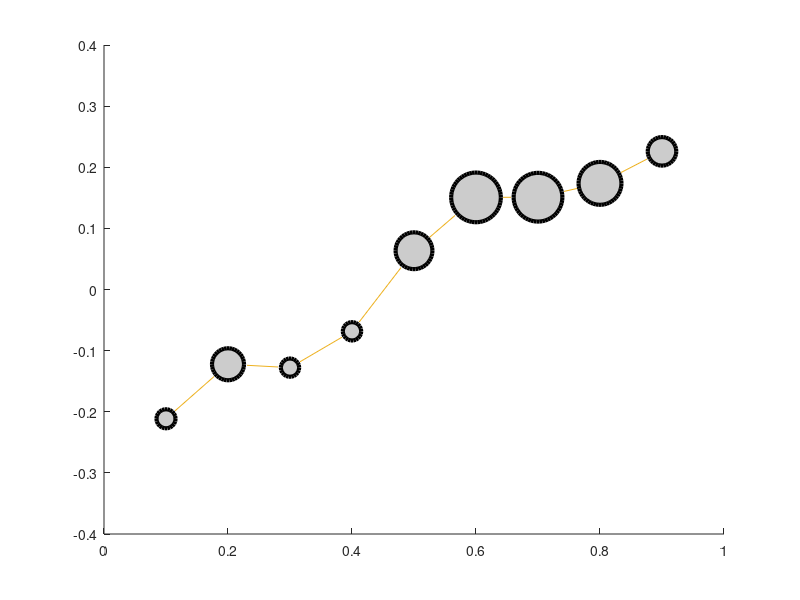

The MATLAB script that drew this image: (Note: this script raises an error after producing the figure.)
%% HOMeostasis UNCertainty
% this script MODELs the data
% clean up 2024.05.04 by christoph.w.korn@gmail.com
clear
close all


%% directories & selection/deletion options
fs              = filesep;
which_sample    = 1; % 1=behavioral sample; 2=fMRI sample
dir_base        = pwd;
dir_scripts     = 'HOMUNC_scripts_v2';
cd([dir_base])


%% samples with transformed data
% B is the second step for the behavioral data: transformation
if which_sample == 1
    DATA = load('HOMUNC_data_beh_B_pilot_v1.mat');
elseif which_sample == 2
    DATA = load('HOMUNC_data_beh_B_fMRI_v1.mat');
end


%% some model-free plots
fosi1   = 16;
lw      = 3;
lw2     = 1.5;
% y_ticktock = [0:0.5:1];
% y_ticklimi = [0 1];

x_ticklimi = [0 1];
        
w_col = 22;
% w_col = 10; % 11
% y_ticktock = [600:200:1200];
% y_ticklimi = [600 1200];
y_ticktock = -0.4:0.2:1;
y_ticklimi = [-0.4 1];

% % bigger plots
% a = DATA.rule_sumi;
% mean_a = mean( a );
% sem_a  = std( a ) / sqrt( size( a, 1 ) );
% figure
% errorbar( mean_a, sem_a )

figure
x = 0.1:0.1:0.9;

a = squeeze(DATA.rule_all_56(2:10,w_col,:))';
mean_a = mean( a );
sem_a  = std( a ) / sqrt( size( a, 1 ) );

b = DATA.sumi_all_56(:,2:10);
mean_b = mean( b );
sem_b  = std( b ) / sqrt( size( b, 1 ) );


hold on
y = mean_a;
for i_p = 1:size(x,2)
    plot(x(1,i_p),y(1,i_p),'-o','MarkerSize',mean_b(1,i_p),'MarkerEdgeColor','black','MarkerFaceColor',[0.8 0.8 0.8],'LineWidth',lw);    
end
errorbar( x, mean_a, sem_a )


a = squeeze(DATA.rule_WWS_54(2:10,w_col,:))';
mean_a = nanmean( a );
sem_a  = nanstd( a ) / sqrt( size( a, 1 ) );

b = DATA.sumi_WWS_54(:,2:10);
mean_b = mean( b );
sem_b  = std( b ) / sqrt( size( b, 1 ) );


y = mean_a;
for i_p = 1:size(x,2)
    plot(x(1,i_p),y(1,i_p),'-o','MarkerSize',mean_b(1,i_p),'MarkerEdgeColor','black','MarkerFaceColor',[0.8 0.8 0.8],'LineWidth',lw);    
end
errorbar( x, mean_a, sem_a )


a = squeeze(DATA.rule_one_14(2:10,w_col,:))';
mean_a = nanmean( a );
sem_a  = nanstd( a ) / sqrt( size( a, 1 ) );

b = DATA.sumi_one_14(:,2:10);
mean_b = mean( b );
sem_b  = std( b ) / sqrt( size( b, 1 ) );
y = mean_a;
for i_p = 1:size(x,2)
    plot(x(1,i_p),y(1,i_p),'-o','MarkerSize',mean_b(1,i_p),'MarkerEdgeColor','black','MarkerFaceColor',[0.8 0.8 0.8],'LineWidth',lw);    
end
errorbar( x, mean_a, sem_a )

% axes etc.
title(['sample ' num2str(which_sample) ' 56'])
set(gca,'LineWidth', lw2, 'YLim', y_ticklimi, 'YTick', y_ticktock , 'XLim', x_ticklimi, 'FontName', 'Arial', 'FontSize', fosi1)

% plot(x(1,i_p),y(1,i_p),'-o','MarkerSize',m(1,i_p),'MarkerEdgeColor','black','MarkerFaceColor',[0.8 0.8 0.8],'LineWidth',lw);
% % Empirical: markers: mean data
%     for i_p = 1:size(x,2)
%         erplot = plot(x(1,i_p),y(1,i_p),'-o','MarkerSize',m(1,i_p),'MarkerEdgeColor','black','MarkerFaceColor',[0.8 0.8 0.8],'LineWidth',lw);
%         hold on
%     end
%     % error bars of data
%     plot([x; x], [y-err; y+err], '-k','LineWidth',2)


a = squeeze(DATA.rule_all_56(2:10,22,:))';
mean_a = mean( a );
sem_a  = std( a ) / sqrt( size( a, 1 ) );
figure
errorbar( mean_a, sem_a )
title(['sample ' num2str(which_sample) ' 56'])
xlim([0.5 10.5])
hold on 
a = squeeze(DATA.rule_WWS_54(2:10,22,:))';
mean_a = nanmean( a );
sem_a  = nanstd( a ) / sqrt( size( a, 1 ) );
errorbar( mean_a, sem_a )
a = squeeze(DATA.rule_one_14(2:10,22,:))';
mean_a = nanmean( a );
sem_a  = nanstd( a ) / sqrt( size( a, 1 ) );
errorbar( mean_a, sem_a )
plot( zeros(1,9) )



figure; scatter(DATA.data_R(:,22),DATA.data_R(:,14))
figure; scatter(DATA.data_R(:,22),DATA.data_R(:,54))
figure; scatter(DATA.data_R(:,22),DATA.data_R(:,56))

figure; scatter(DATA.data_R(:,22),DATA.data_R(:,10))
% figure; scatter(DATA.data_R(:,22),DATA.data_R(:,10).^2)


hist_daen_mean = mean( DATA.hist_daen, 3 );
figure; imagesc( hist_daen_mean )

[r,p] = corr( DATA.data_R(:,[22,14,54,56]));
figure; imagesc( r )
% blub

%% loop for analyses
if which_sample == 1
    
    mod_index_1 = [22,14,13,25,6,37,7,17,20,24,40,41,54,56]; % 55,
    mod_index_2 = [22,14,13,25,6,37,7,17,20,24,40,41,   56];
    
elseif which_sample == 2
    
    mod_index_1 = [22,14,13,25,6,37,7,17,20,24,40,41,54,56]; % 18 not included here
    mod_index_2 = [22,14,13,25,6,37,7,17,20,24,40,41,   56];
  
end

mod_index_1_plus    = [mod_index_1, 47,48,46,26,11];
mod_header_1      = DATA.header_columns( 1, mod_index_1 );
mod_header_1_plus = DATA.header_columns( 1, mod_index_1_plus );



delete_yn = 0;

for i_sub = 1:DATA.n_sub
    
    clear d
    d = DATA.data_back{ i_sub };
        
    d_answer(i_sub,1) = nanmean( d(:,11) );
    d_answer(i_sub,2) = d_answer(i_sub,1)>0.7  | d_answer(i_sub,1)<0.3;
    d_answer(i_sub,3) = d_answer(i_sub,1)>0.85 | d_answer(i_sub,1)<0.15;
    
    %% imortant here deletino of trials
    hori_del = 2;
    if delete_yn == 1        
        % only high or low wins
        % d( d(:,18) == 1, : ) = [];
        % higher number of days
        % d( d(:,17) ~= hori_del, : ) = [];
    end
    
    %% one modulator
    for i_mod = 1:size( mod_index_1, 2 )       
        
        x_regress_1                         = [ d(:,mod_index_1( i_mod )) ];
        y_regress_1                         = d(:,11) + 1;
        [reg_B_1 , reg_dev_1, reg_stats_1]  = mnrfit(x_regress_1, y_regress_1);
        SUB_B_1{i_mod}(i_sub, :)            = reg_B_1';
        SUB_p_1{i_mod}(i_sub, :)            = reg_stats_1.p';
        SUB_reg_dev_1(i_sub, i_mod)         = reg_dev_1;
        R0_1                                = corrcoef(x_regress_1);
        VIF_1{i_mod}(i_sub,:)               = diag(inv(R0_1))';
        
        AIC_1(i_sub, i_mod)                 = SUB_reg_dev_1(i_sub, i_mod) + 1*2; % Akaike Information Criterion
        BIC_1(i_sub, i_mod)                 = SUB_reg_dev_1(i_sub, i_mod) + 1*2*log( size(y_regress_1,1) ); % Bayesian Information Criterion: %% CORRECT BIC
        SIZE_check_1(i_sub, i_mod)          = size(y_regress_1,1);
        
    end % for i_mod
    
    %% two modulators
    for i_mod = 1:size( mod_index_2, 2 )        
        
        if which_sample == 1
            x_regress_2                         = [ d(:,54), d(:,mod_index_2( i_mod )) ]; % [ d(:,14), d(:,mod_index_2( i_mod )) ];
%             x_regress_2                         = [ d(:,14), d(:,mod_index_2( i_mod )) ]; % [ d(:,14), d(:,mod_index_2( i_mod )) ];
        elseif which_sample == 2
            x_regress_2                         = [ d(:,54), d(:,mod_index_2( i_mod )) ]; % [ d(:,22), d(:,mod_index_2( i_mod )) ];
        end
        
        y_regress_2                         = d(:,11) + 1;
        [reg_B_2 , reg_dev_2, reg_stats_2]  = mnrfit(x_regress_2, y_regress_2);
        SUB_B_2{i_mod}(i_sub, :)            = reg_B_2';
        SUB_p_2{i_mod}(i_sub, :)            = reg_stats_2.p';
        SUB_reg_dev_2(i_sub, i_mod)         = reg_dev_2;
        R0_2                                = corrcoef(x_regress_2);
        VIF_2{i_mod}(i_sub,:)               = diag(inv(R0_2))';
        
        AIC_2(i_sub, i_mod)                 = SUB_reg_dev_2(i_sub, i_mod) + 1*3; % Akaike Information Criterion
        BIC_2(i_sub, i_mod)                 = SUB_reg_dev_2(i_sub, i_mod) + 1*3*log( size(y_regress_2,1) ); % Bayesian Information Criterion: %% CORRECT BIC
        SIZE_check_2(i_sub, i_mod)          = size(y_regress_2,1);
        
    end % for i_mod
    
   
    
    %% RTs in subscript
%     homunc_RTs_v2 % to-be-changed
%     homunc_RTs_v3
    
    %% SPLIT
%     HOMUNC_split_v1
    
    %% do correlations
    [c_r(:,:,i_sub), c_p(:,:,i_sub)] = corr( d(:,mod_index_1_plus) );
    
end % for i_sub

%% mean parameters for all one- & two-variable models 
% these are needed for calculating uncertainties & discrepancies
% here they are calculated within the respective sample
% but they can also be taken from the behavioral sample for the fMRI sample
for i_mod = 1:size( SUB_B_1, 2 )
    
    SUB_B_1_mean(i_mod,:) = mean( SUB_B_1{i_mod} ); 
    
end
for i_mod = 1:size( SUB_B_2, 2 )
    
    SUB_B_2_mean(i_mod,:) = mean( SUB_B_2{i_mod} ); 
    
end











addpath('/home/sergej/spm12')

%% model comparison plots fomr HOMPRED
range_1 = 1:size(mod_index_1,2);
BIC_sum_1 = sum( BIC_1 );
BIC_fixed_plot_v1( BIC_sum_1(:,range_1), 'FIRST models' )
PXP_1 = PXP_random_plot_v1( -BIC_1(:,range_1)/2, 'FIRST models' );

range_2 = 1:size(mod_index_2,2);
BIC_sum_2 = sum( BIC_2 );
BIC_fixed_plot_v1( BIC_sum_2(:,range_2), 'SECOND models' )
PXP_2 = PXP_random_plot_v1( -BIC_2(:,range_2)/2, 'SECOND models' );


% range_3 = 1:size(mod_index_3,2);
% BIC_sum_3 = sum( BIC_3 );
% BIC_fixed_plot_v1( BIC_sum_3(:,range_3), 'THIRD models' )
% PXP_3 = PXP_random_plot_v1( -BIC_3(:,range_3)/2, 'THIRD models' );

BIC_comp_1_2 = [BIC_1(:,1), BIC_2(:,1)];
BIC_sum_comp_1_2 = sum( BIC_comp_1_2 );
BIC_fixed_plot_v1( BIC_sum_comp_1_2, 'FIRST vs SECOND models' )
PXP_1_2 = PXP_random_plot_v1( -BIC_comp_1_2/2, 'FIRST vs SECOND models' );

% BIC_comp_2_3 = [BIC_2(:,1), BIC_3(:,3)];
% BIC_sum_comp_2_3 = sum( BIC_comp_2_3 );
% BIC_fixed_plot_v1( BIC_sum_comp_2_3, 'SECOND vs THIRD models' )
% PXP_2_3 = PXP_random_plot_v1( -BIC_comp_2_3/2, 'SECOND vs THIRD models' );

% %% RT mean stuff
% i_RT = 1;
% SUB_RT_b_mean{ i_RT }(1,:) = mean( SUB_RT_b{ i_RT } );
% SUB_RT_b_mean{ i_RT }(2,:) = std( SUB_RT_b{ i_RT } ) / sqrt( size( SUB_RT_b{ i_RT }, 1) );
% for i_reg = 1:size(SUB_RT_b{ i_RT },2)
%     [thp(i_reg,1),thp(i_reg,2)] = ttest( SUB_RT_b{ i_RT }(:,i_reg) );
% end
% SUB_RT_B_sum = sum(SUB_RT_B);
% SUB_RT_B_sum_1 = SUB_RT_B_sum-SUB_RT_B_sum(1,1);







%% correlations mean
c_r_mean = mean( c_r, 3 );
figure
imagesc( c_r_mean )
c_r_mean = [c_r_mean; mod_index_1_plus];

%% SPLIT plot
% HOMUNC_split_plot_v1



% %% CAVE
% % P       = load([dir_base_1 fs dir_scripts fs 'PIL_mean_betas_v1.mat']); % this is for uncertainties, etc. --> to be checked later
% P = load('P_rapid_v24.mat'); % CAVE


%  %% CAVE
%         % uncertainties -- logic from hompred
%         % T.fit_pol{ i_sub }(:, 7:9 )  = sigmoid_derive( -T.fit_pol{ i_sub }(:, 1:3 ) );    
%         % difficulties according to mean for 56
%         d( i_line, 57 ) = P.SUB_B_1_mean( 15, 1 ) + ...
%             P.SUB_B_1_mean( 15, 2 ) * d( i_line, 56 );
%         d( i_line, 58 ) = sigmoid( -d( i_line, 57 ) ); 
%         d( i_line, 59 ) = sigmoid_derive( -d( i_line, 57 ) );
%         
%         % optimal policy
%         d( i_line, 60 ) = P.SUB_B_1_mean( 1, 1 ) + ...
%             P.SUB_B_1_mean( 1, 2 ) * d( i_line, 22 );
%         d( i_line, 61 ) = sigmoid( -d( i_line, 60 ) ); 
%         d( i_line, 62 ) = sigmoid_derive( -d( i_line, 60 ) );
        
delete_yn       = 0; % 0=no; 1=yes % deletion of specific trials for subanalyses as sepecified below
%% fMRI save
% cd('C:\Users\korn\Desktop\HH_HOMUNC_ana_2')
% cd('C:\HAMBURG\HH_ZURICH\HH_HOMUNC_fMRI\HH_HOMUNC_all\HH_HOMUNC_ana_2')
% save(['hori_' num2str(hori_del) '_samp_' num2str(which_sample)]);


% %% figure histogram of n days (all subjects)
% day_hist_mean = mean( days_hist );
% figure
% bar( day_hist_mean )
% title('N of trials for horizons 1:5')
% xlabel('days')
% ylabel('trials')



% %% INTERACTION model comparison
% % adapted from HOMPRED (ana_hom_use_v35_HH_all_two_models)
% for i_sub = 1:DATA.n_sub
%         
%     d = [];
%     d = DATA.data_back{ i_sub };
%     
%     y_regress   = d(:,11) + 1; % specify y
%     
%     % here slightly different logic: manually build larger x_regress and loop over it
% %     x_regress_I{1} = [ d(:,22), d(:,14) ];
% %     % optimal & p_forage
% %     x_regress_I{2} = [ d(:,22), d(:,14), d(:,22) .* d(:,14) ];
% %     % uncertainties
% %     % 'abs_conflict_30','diff_probs_31','diff_optimal_32'
% % %     Z.choice{i_ses}( t_trial, 8 ) = D.d( t_trial, 30); % conflict
% % %     Z.choice{i_ses}( t_trial, 9 ) = D.d( t_trial, 31); % difficulty_heuristic
% % %     Z.choice{i_ses}( t_trial,10 ) = D.d( t_trial, 32); % difficulty_optimal
% %     x_regress_I{3} = [ d(:,22), d(:,31) .* d(:,14)   ];
% %     x_regress_I{4} = [ d(:,32) .* d(:,22), d(:,14)   ];
% %     x_regress_I{5} = [ d(:,32) .* d(:,22), d(:,31) .* d(:,14)   ];
% %     x_regress_I{6} = [ d(:,22), (1-d(:,31)) .* d(:,14)   ];
% %     x_regress_I{7} = [ d(:,22), d(:,14), d(:,31)   ];
% %     x_regress_I{8} = [ d(:,22), (1-d(:,31)) .* d(:,14), d(:,14)  ];
% % %     x_regress_I{8} = [ d(:,22), d(:,14), d(:,18)   ];
% % %     x_regress_I{9} = [ d(:,22) .* d(:,18), d(:,14) ];
% % %     x_regress_I{3} = [ T_2{ i_sub }(whi_main,16),    T_2{ i_sub }(whi_main, 5) , T_2{ i_sub }(whi_main,16) .*    T_2{ i_sub }(whi_main, 5)  ];
% % %     x_regress_I{4} = [ T_2{ i_sub }(whi_main,16), (1-T_2{ i_sub }(whi_main,41)), T_2{ i_sub }(whi_main,16) .* (1-T_2{ i_sub }(whi_main,41)) ];
% % %     x_regress_I{5} = [ T_2{ i_sub }(whi_main,16),    T_2{ i_sub }(whi_main, 4) , T_2{ i_sub }(whi_main,16) .*    T_2{ i_sub }(whi_main, 4)  ];
% % %     % p_forage % others
% % %     x_regress_I{6} = [ T_2{ i_sub }(whi_main,14),    T_2{ i_sub }(whi_main,19) , T_2{ i_sub }(whi_main,14) .*    T_2{ i_sub }(whi_main,19)  ];
% % %     x_regress_I{7} = [ T_2{ i_sub }(whi_main,14),    T_2{ i_sub }(whi_main, 5) , T_2{ i_sub }(whi_main,14) .*    T_2{ i_sub }(whi_main, 5)  ];
% % %     x_regress_I{8} = [ T_2{ i_sub }(whi_main,14), (1-T_2{ i_sub }(whi_main,41)), T_2{ i_sub }(whi_main,14) .* (1-T_2{ i_sub }(whi_main,41)) ];
% % %     x_regress_I{9} = [ T_2{ i_sub }(whi_main,14),    T_2{ i_sub }(whi_main, 4) , T_2{ i_sub }(whi_main,14) .*    T_2{ i_sub }(whi_main, 4)  ];
%     
% %     x_regress_I{1} = [                d(:,22),                d(:,41)   ];
% %     x_regress_I{2} = [                d(:,22), (1-d(:,31)) .* d(:,14)   ];
% %     x_regress_I{3} = [ (1-d(:,32)) .* d(:,22),                d(:,14)   ];
% %     x_regress_I{4} = [ (1-d(:,32)) .* d(:,22), (1-d(:,31)) .* d(:,14)   ];
% %     
% %     x_regress_I{5} = [    d(:,31)  .* d(:,22), (1-d(:,31)) .* d(:,14)   ];
% %     x_regress_I{6} = [ (1-d(:,32)) .* d(:,22),    d(:,32)  .* d(:,14)   ];   
% %     x_regress_I{2} = [    d(:,31)  .* d(:,22), (1-d(:,31)) .* d(:,41)   ];
% %     x_regress_I{3} = [ (1-d(:,32)) .* d(:,22),    d(:,32)  .* d(:,41)   ];
% %     
% %     x_regress_I{4} = [ d(:,22), d(:,41), d(:,22).* (d(:,18)-2) ];
% %     x_regress_I{5} = [ d(:,22), d(:,41), d(:,22).* (d(:,18)-1) ];
% %     x_regress_I{6} = [ d(:,22), d(:,41), d(:,41).* (d(:,18)-2) ];
% %     x_regress_I{7} = [ d(:,22), d(:,41), d(:,41).* (d(:,18)-1) ];
% 
%     x_regress_I{1} = [ d(:,22), d(:,41) ];
%     x_regress_I{2} = [ d(:,41), d(:,22).* d(:,17) ];
%     x_regress_I{3} = [ d(:,41), d(:,22), d(:,22).* d(:,17) ];
%     x_regress_I{4} = [ d(:,22), d(:,41).* d(:,17) ];
%     x_regress_I{5} = [ d(:,22), d(:,41), d(:,41).* d(:,17) ];
%     x_regress_I{6} = [ d(:,22), d(:,41), d(:,17) ];
%     x_regress_I{7} = [ d(:,41), d(:,22).* d(:,48) ];
%     x_regress_I{8} = [ d(:,41), d(:,22), d(:,22).* d(:,48) ];
%     x_regress_I{9} = [ d(:,41), d(:,22), d(:,48) ];
%     
%     x_regress_I{10} = [ d(:,22), d(:,41).* d(:,47) ];
%     x_regress_I{11} = [ d(:,22), d(:,41), d(:,41).* d(:,47) ];
%     x_regress_I{12} = [ d(:,22), d(:,41), d(:,47) ];
%     x_regress_I{13} = [ d(:,22), d(:,41), d(:,53) ];
% %     if which_sample == 2
% %         x_regress_I{2} = [ d(:,41), d(:,22).* (d(:,18)-1), d(:,22).* (1-(d(:,18)-1)) ];
% %         x_regress_I{3} = [ d(:,22), d(:,41).* (d(:,18)-1), d(:,41).* (1-(d(:,18)-1)) ];
% %     end
%     % col 18: win-high-low does not exist in pilot
%     if which_sample == 1
%         length_interaction = length( x_regress_I );
%     elseif which_sample == 2
%         length_interaction = length( x_regress_I );
%     end
%     for i_mod = 1:length_interaction;
%         
% %         [SUB_B_I{i_mod}(i_sub, :), SUB_reg_dev_I(i_sub, i_mod), SUB_p_I{i_mod}(i_sub, :)] = mnrfit(x_regress_I{i_mod}, y_regress);        
%         BIC_I(i_sub, i_mod) = SUB_reg_dev_I(i_sub, i_mod) + (size(x_regress_I{i_mod},2)+1)*log( size(y_regress,1) ); % Bayesian Information Criterion
%         
%     end
% end
% 
% %% BIC_I model comparisons
% BIC_I_with_win = [ BIC_I  ]; % BIC_2(:,1), 
% BIC_I_with_win_sum = sum( BIC_I_with_win, 1 );
% BIC_I_with_win_sum = BIC_I_with_win_sum - BIC_I_with_win_sum(1,1);

% BIC_fixed_plot_v1( BIC_I_with_win_sum, 'INTERACTION models' )
% PXP_Inter = PXP_random_plot_v1( -BIC_I_with_win/2, 'INTERACTION models' );

% figure
% scatter( d(:,14), 1-d(:,31) )
% scatter( d(:,14), d(:,30) )
% scatter( d(:,22), d(:,32) )
% scatter( d(:,22), d(:,30) )
% scatter( d(:,31), d(:,30) )
% scatter( d(:,32), d(:,30) )

% figure
% scatter( d(:,22), d(:,48) )
% hold on
% scatter( d(:,22), d(:,45) )
% 
% figure
% scatter( d(:,41), d(:,47) )
% hold on
% scatter( d(:,41), d(:,43) )
% 
% figure
% scatter( d(:,14), d(:,52) )
% hold on
% scatter( d(:,14), d(:,50) )
% 
% figure
% scatter( d(:,17), d(:,22) ) % days & optimal
% hold on
% scatter( d(:,17), d(:,48) ) % days & difficulty optimal

% RT
% clear BMS
% i_sit = 1;
% [BMS{ 1,2 }.alpha( i_sit, :), BMS{ 1,2 }.exp_r( i_sit, :), BMS{ 1,2 }.xp( i_sit, :), BMS{ 1,2 }.pxp( i_sit, :), BMS{ 1,2 }.bor( i_sit, :)] = spm_BMS( SUB_RT_B ); 
% figure
% bar( BMS{ 1,2 }.pxp( i_sit, :) )

%% Save for uncertainties & conflict from pilot data only
% PAL.prob_B_mean = mean( SUB_B_1{2} ); % 14
% PAL.poli_B_mean = mean( SUB_B_1{1} ); % 22
% PAL.EVch_B_mean = mean( SUB_B_1{7} ); % 41 % mean( SUB_B_1{8} ); % 41
% 
% POL.prob_B_mean = [P.PIL.prob_B_mean; PAL.prob_B_mean];
% POL.poli_B_mean = [P.PIL.poli_B_mean; PAL.poli_B_mean];
% POL.EVch_B_mean = [P.PIL.EVch_B_mean; PAL.EVch_B_mean];
%% Save for posterior predictive checks
% PBE = SUB_B_2{ 2 };
% PRT = SUB_RT_b{ 1 };

%% RT
% i_RT = 1;
% SUB_RT_b_mean(i_RT,:) = nanmean( SUB_RT_b{i_RT} );
% SUB_RT_b_semi(i_RT,:) = nanstd ( SUB_RT_b{i_RT} ) / sqrt( size( SUB_RT_b{i_RT}, 1) );

% figure
% errorbar( SUB_RT_b_mean, SUB_RT_b_semi )
% title( 'SUB_B_full' )
% for i_tt_RT = 1:size(SUB_RT_b{i_RT},2)
%     [t_ful_RT(i_tt_RT,1), t_ful_RT(i_tt_RT,2)] = ttest( SUB_RT_b{i_RT}(:,i_tt_RT) );
% end

%% fMRI save
% cd('C:\Users\korn\Desktop\HH_HOMUNC_ana_2')
% cd('C:\HAMBURG\HH_ZURICH\HH_HOMUNC_fMRI\HH_HOMUNC_all\HH_HOMUNC_ana_2')
% save(['hori_' num2str(hori_del) '_samp_' num2str(which_sample)]);
% save('beh2fmri_homunc_v5A', 'data_pers_fmri', 'list_cat', 'R');

% %% New in v35: All models with two predictors
% mod_header_4 = mod_header_1( range_1 );
% mod_indece_4 = mod_index_1( range_1 ); % mod_indece_1( range_1 );
% for i_sub = 1:n_sub % 1:n_sub
%     i_get = 1;
% %     w_main    = 1:T.SUB_size( i_sub, 4 ); % select gambles
% %     y_regress = USE_2{ i_sub }(w_main,10) + 1; % specify y
%     d = [];
%     d = data_wivari{ i_sub };    
%     y_regress   = d(:,11) + 1; % specify y
%     
%     for i_mod_out = 1:length( mod_indece_4 )
%         for i_mod_inn = i_mod_out+1:length( mod_indece_4 )
%             
% %             x_regress            = [ USE_2{ i_sub }( w_main, mod_indece_4(i_mod_out) ), USE_2{ i_sub }( w_main, mod_indece_4(i_mod_inn) ) ];
% %             x_regress            = [ USE_2{ i_sub }( w_main, mod_indece_4(i_mod_out) ), USE_2{ i_sub }( w_main, mod_indece_4(i_mod_inn) ) ];
%             x_regress            = [ d(:,mod_indece_4(i_mod_out)), d(:,mod_indece_4(i_mod_inn)) ];
%             [SUB_B_4{i_get}(i_sub, :), SUB_reg_dev_4(i_sub, i_get), SUB_p_4{i_get}(i_sub, :)] = mnrfit(x_regress, y_regress);
%             BIC_4(i_sub, i_get) = SUB_reg_dev_4(i_sub, i_get) + (size(x_regress,2)+1)*log( size(y_regress,1) ); % Bayesian Information Criterion
%             % also arrange in table for easier copying
%             BIC_4_table( i_mod_out, i_mod_inn, i_sub ) = BIC_4(i_sub, i_get);
%             i_get = i_get + 1;
%             
%         end
%     end
% end
% BIC_4_sum = sum( BIC_4 );
% BIC_4_sum = BIC_4_sum - BIC_4_sum(1,1);
% 
% BIC_4_table_sum = sum( BIC_4_table, 3 );
% BIC_4_table_sum_diff = BIC_4_table_sum - BIC_4_table_sum(1,2); 
% BIC_4_table_sum_diff_round = round( BIC_4_table_sum_diff );
% 
% BIC_fixed_plot_v1( BIC_4_sum, 'FULL model space' )
% PXP_BIC_4 = PXP_random_plot_v1( -BIC_4, 'FULL model space' );
% PXP_BIC_4_H = PXP_random_plot_v1( -BIC_4/2, 'FULL model space' );
% 
% % put PXP into a table for easier copying
% i_get = 1;
% for i_mod_out = 1:length( mod_indece_4 )
%     for i_mod_inn = i_mod_out+1:length( mod_indece_4 )
%         PXP_BIC_4_H_table( i_mod_out, i_mod_inn ) = PXP_BIC_4_H.pxp(1,i_get);
%         i_get = i_get + 1;
%     end
% end
% PXP_BIC_4_H_table_round = round( PXP_BIC_4_H_table, 3 );

%% LD 


d_use_in = [];
per_forage = [];
per_unqVal = [];

depMod = 18; % Model I want to check

figure
for i_s = 1:DATA.n_sub
    
     d_sub = DATA.data_back{ i_s };
    
    % unique Values in modulator
    unqValues = unique(d_sub(:,depMod)); 
    
    
    for i_idx = 1:size(unqValues,1) % for each possible value in modulator

        % get percentage of foraging choices for particular modulator value
        i_val = unqValues(i_idx,1);
        d_use_in = d_sub(d_sub(:,depMod)== i_val,:);                        % only trials where value == i_val
        per_forage(i_s,i_idx) = sum(d_use_in(:,11))/size(d_use_in,1);       % how often foraged in trials with value == i_val
        
        % get percentage of trials with particular modulator value
        n_unqVal = sum(d_sub(:,depMod)== i_val);                            % absolute N of unique value of modulator
        n_allVal = size(d_sub(:,depMod));                                   % N trials (all values of modulator)
        per_unqVal(i_s,i_idx) = n_unqVal/n_allVal(1,1);                     % percentage of trials with unique value
        
    end
    
    % bar plot (percentage of foraging choices - modulator categories/values)
    subplot(6,5,i_s)
    %         h = bar([per_forage(i_s,:); rel_unqVal(i_s,:)]');
    h = bar(per_forage(i_s,:));
    h(1).FaceColor = [0 0.6 1];
    %         h(2).FaceColor = [0.4 0.8 1];
    title(['Sub ',num2str(i_s)]);
    xticklabels(unqValues)
    ylim([0,1])
    ylabel('Foraging choice')
%    sgtitle(DATA.header_columns{1,depMod},'Interpreter', 'none')
    %         legend('N choice','N trials')
end


myColormap = [
%     103,0,31;
    165,15,21;
    203,24,29;
    239,59,44;
%     251,106,74;
%     252,146,114;
    252,187,161;
    254,224,210;
%     255,245,240;
%     247,247,247; % white
    247,251,255;
    222,235,247;
    198,219,239;
    158,202,225;
    107,174,214;
    66,146,198;
    33,113,181;
    8,81,156;
    8,48,107];

myColormap = myColormap / 256; 


%%

fh3 = figure;
c_r_mean_l = (c_r_mean(range_1,range_1 )); % set lower triangular to zero
imagesc(c_r_mean_l)
title('Correlations')
set(gca, 'YTick', 1:14);
set(gca, 'XTick', 1:14); 
% yticklabels(newLabels(:,range_1)) % add new labels 
set(gca,'xticklabel',{[]})
set(gca,'yticklabel',{[]})
fh3.Position = [189,127,1051,851]; % size
set(gca, 'FontName', 'Calibri', 'FontSize', 32)
colormap(myColormap)
colorbar



fh4 = figure;
imagesc(eye(14))
colormap([1,1,1])
set(gca, 'YTick', 1:14);
set(gca, 'XTick', []); 
set(gca,'xticklabel',{[]})
set(gca,'yticklabel',{[]})
fh4.Position = [189,127,1051,851]; % size

%% INTERACTION model comparison

%% BIC_I model comparisons

%% LD 

% d_use_in = [];
% per_forage = [];
% per_unqVal = [];
% 
% depMod = 21; % Model I want to check
% 
% figure
% for i_s = 1:length( sub_use )
%     
%      d_sub = data_wivari{ i_s }; % data per sub
%     
%     % unique Values in modulator
%     unqValues = unique(d_sub(:,depMod)); 
%     
%     for i_idx = 1:size(unqValues,1) % for each possible value in modulator
% 
%         % get percentage of foraging choices for particular modulator value
%         i_val = unqValues(i_idx,1);
%         d_use_in = d_sub(d_sub(:,depMod)== i_val,:);                        % only trials where value == i_val
%         per_forage(i_s,i_idx) = sum(d_use_in(:,11))/size(d_use_in,1);       % how often foraged in trials with value == i_val
%         
%         % get percentage of trials with particular modulator value
%         n_unqVal = sum(d_sub(:,depMod)== i_val);                            % absolute N of unique value of modulator
%         n_allVal = size(d_sub(:,depMod));                                   % N trials (all values of modulator)
%         per_unqVal(i_s,i_idx) = n_unqVal/n_allVal(1,1);                     % percentage of trials with unique value
%         
%     end
%     
%     % bar plot (percentage of foraging choices - modulator categories/values)
%     subplot(6,5,i_s)
%     %         h = bar([per_forage(i_s,:); rel_unqVal(i_s,:)]');
%     h = bar(per_forage(i_s,:));
%     h(1).FaceColor = [0 0.6 1];
%     %         h(2).FaceColor = [0.4 0.8 1];
%     title(['Sub ',num2str(i_s)]);
%     xticklabels(unqValues)
%     ylim([0,1])
%     ylabel('Foraging choice')
%     sgtitle(header_columns{1,depMod},'Interpreter', 'none')
%     %         legend('N choice','N trials')
% end
